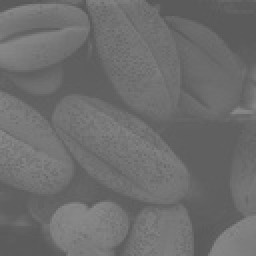
%> input picture CS6680 - Computer Vision/Assignment-2/Food.jpg, 128 x 128 px, shrunk from 500 x 500 before the run (shown 2 times larger)
$ octave script.m   (GNU Octave 9; MATLAB toolbox functions it lacks are replaced by stand-ins)
%> lines starting %> are read from the running program, lines starting %| are printed output that depends on the picture
### CS6680 - Computer Vision/Assignment-2/Scaling.m
function [scaledIm, transFunc] = Scaling(inputIm, range)

    oldMax = double(max(inputIm(:)));
    oldMin = double(min(inputIm(:)));
    deltaOld = oldMax - oldMin;

    if(range(1) < 0 || range(1) > 1 || range(2) < 0 || range(2) > 1 || range(1) >= range(2))
        error('Invalid Range')
    end

    newMin = double(range(1) * 255);
    newMax = double(range(2) * 255);
    deltaNew = newMax - newMin;

    [row, col] = size(inputIm);

    scaledIm = uint8(zeros(row, col));

    pixelMap = containers.Map('KeyType','int32','ValueType','any');

    for i = 1:row
        for j = 1:col
            newPixelValue = ((double((inputIm(i, j)) - oldMin) * deltaNew) / deltaOld) + newMin;
            scaledIm(i, j) = newPixelValue;
            if(isKey(pixelMap, inputIm(i, j)) == 0)
                pixelMap(int32(inputIm(i, j))) = round(newPixelValue);
            end
        end
    end

    transFunc = cell2mat(pixelMap.values);

end

### CS6680 - Computer Vision/Assignment-2/CalHist.m
function [varargout] = CalHist(inputIm, option)

    if(option > 3 || option < 0)
        error('Invalid Option')
    end

%     histArray = zeros(1,255);
    histMap = containers.Map('KeyType','uint32','ValueType','any');

    [row, col] = size(inputIm);
    for i = 1:row
        for j = 1:col
%             histArray(1,inputIm(i,j)+1) = histArray(1,inputIm(i,j)+1)+1;
            if histMap.isKey(inputIm(i,j))
                histMap(inputIm(i,j)) = histMap(inputIm(i,j)) + 1;
            else
                histMap(inputIm(i,j)) = 1;
            end
        end
    end

%     bar(cell2mat(histMap.keys), cell2mat(histMap.values));

    maxValue =  max(cell2mat(histMap.values));
    minValue =  min(cell2mat(histMap.values));

    normalizedValues = zeros(1, length(cell2mat(histMap.values)));

    i = 1;
    for v = cell2mat(histMap.values)
        normalizedValues(1, i) = (v - minValue) / (maxValue - minValue);
        i = i + 1;
    end

%     bar(cell2mat(histMap.keys), normalizedValues);

    histMapNorm = containers.Map(histMap.keys, normalizedValues);

    if(option == 1)
        varargout{1} = histMap;
    elseif(option == 2)
        varargout{1} = histMapNorm;
    elseif(option == 3)
        varargout{1} = histMap;
        varargout{2} = histMapNorm;
    end


end

### CS6680 - Computer Vision/Assignment-2/HistEqualization.m
function [enhancedIm, transFunc] = HistEqualization(inputIm)

[row, col] = size(inputIm);
pixelCount = row * col;

frequency = zeros(256,1);
probability = zeros(256,1);

for i = 1:row
    for j = 1:col
        pixelValue = inputIm(i,j);
        frequency(pixelValue) = frequency(pixelValue) + 1;
        probability(pixelValue) = frequency(pixelValue) / pixelCount;
    end
end


intermediateSum = 0;
cumulativeProbability = zeros(256,1);
outputPixelValues = zeros(256,1);

for i = 1:size(probability)
   intermediateSum = intermediateSum + probability(i);
   cumulativeProbability(i) = intermediateSum;
   outputPixelValues(i) = round(cumulativeProbability(i) * 255);
end

enhancedIm = uint8(zeros(size(inputIm,1), size(inputIm,2)));
for i = 1:row
    for j = 1:col
        enhancedIm(i,j) = outputPixelValues(inputIm(i,j));
    end
end

transFunc = outputPixelValues;

end

### CS6680 - Computer Vision/Assignment-2/script.m
food = imread('food.jpg');
%> food is the input picture: size 128x128 uint8; min 88, max 139, mean 109.1

%%%%%%%%---- Problem 1 ----%%%%%%%%%
display('Solving Problem 1....');
[scaledFood, transFunc] = Scaling(food, [0.0 0.99]);
%> in Scaling, `oldMax = double(max(inputIm(:)));`: oldMax = 139
%> in Scaling, `oldMin = double(min(inputIm(:)));`: oldMin = 88
%> in Scaling, `deltaOld = oldMax - oldMin;`: deltaOld = 51
%> after the loop in Scaling, `for i = 1:row`:
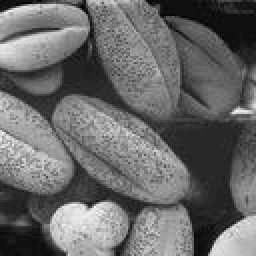
%> scaledIm: size 128x128 uint8 (shown 2 times larger); min 0, max 252, mean 104.4
%> in Scaling, `transFunc = cell2mat(pixelMap.values);`: transFunc = 52 values from 0 to 252
%> transFunc = 52 values from 0 to 252
plot(transFunc)
title('Scaling() transFunc')
xlabel('Pixel number')
ylabel('Pixel value after transformation')
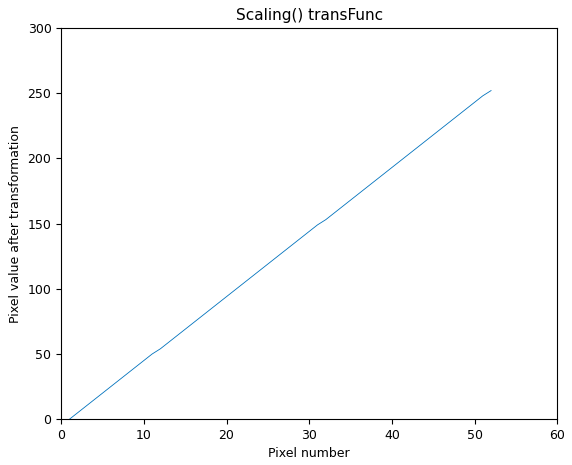
%> figure redrawn from the program's plot data; curve peaks at x = 52, y = 252
fprintf('Problem 1 Solved!\n\n');
pause;

%%%%%%%%---- Problem 2 ----%%%%%%%%%
display('Solving Problem 2....');
figure,
subplot(1,2,1), imshow(scaledFood), title('My Scaled Image');
subplot(1,2,2), imshow(imadjust(food, [double(min(food(:)))/255 double(max(food(:)))/255], [0.0 0.99])), title('Matlabs Scaled Image');
imwrite(imadjust(food, [double(min(food(:)))/255 double(max(food(:)))/255], [0.0 0.99]),'matScaledFood.jpg');
fprintf('Problem 2 Solved!\n\n');
pause;

%%%%%%%%---- Problem 3 ----%%%%%%%%%
display('Solving Problem 3....');
[myHistogram, myNormHistogram] = CalHist(scaledFood, 3); % Calculate both Non-Normalized Histogram and Normalized Histogram for scaledFood
%> in CalHist, `maxValue =  max(cell2mat(histMap.values));`: maxValue = 1158
%> in CalHist, `minValue =  min(cell2mat(histMap.values));`: minValue = 1
%> the loop in CalHist, `for v = cell2mat(histMap.values)` made 52 passes
%> v on passes 1 to 12: 8, 18, 91, 674, 274, 160, 246, 573, 1158, 552, 408, 342
%> after the loop in CalHist, `for v = cell2mat(histMap.values)`: normalizedValues = 52 values, max 1 at index 9, min 0 at index 51, mean 0.271
[matScaledFoodNormHist] = CalHist(imread('matScaledFood.jpg'), 2); % Calculate Normalized Histogram for matScaledFood
%> the loop in CalHist (call 2), `for v = cell2mat(histMap.values)` made 244 passes
%> v on passes 1, 6, 7: 6, 3, 9
figure,
subplot(1,2,1), bar(cell2mat(myNormHistogram.keys), cell2mat(myNormHistogram.values)), title('Normalized Histogram for scaledFood'), xlabel('Pixel Value'), ylabel('Normalized Pixel Count/Frequency');
subplot(1,2,2), bar(cell2mat(matScaledFoodNormHist.keys), cell2mat(matScaledFoodNormHist.values)), title('Normlized Histogram for matScaledFood'), xlabel('Pixel Value'), ylabel('Normalized Pixel Count/Frequency');
%> after `ylabel('Normalized Pixel Count/Frequency')`:
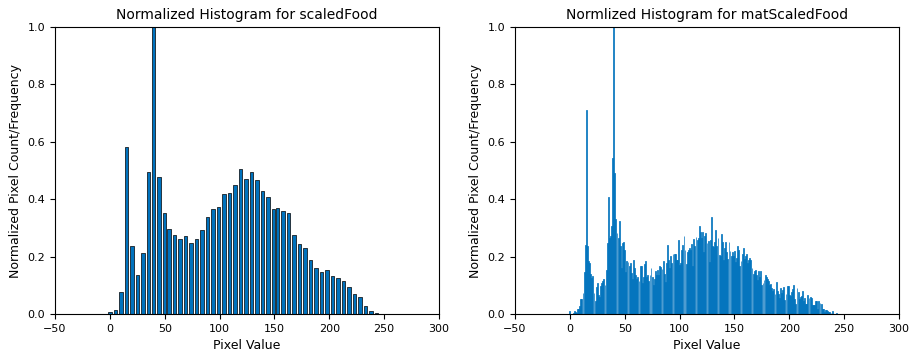
%> figure redrawn from the program's plot data, 2 panels; panel 1: tallest bar 1 high, from x = 38.4 to 41.6; panel 2: tallest bar 1 high, from x = 39.6 to 40.4
fprintf('Problem 3 Solved!\n\n');
pause;

%%%%%%%%---- Problem 4 ----%%%%%%%%%
display('Solving Problem 4....');
tic
[equalizedFood, transFunc] = HistEqualization(food);
%> after the loop in HistEqualization, `for i = 1:row`: frequency = 256 values, max 1158 at index 96, min 0 at index 1, mean 64; probability = 256 values, max 0.0707 at index 96, min 0 at index 1, mean 0.00391
%> after the loop in HistEqualization, `for i = 1:size(probability)`: cumulativeProbability = 256 values from 0 to 1; intermediateSum = 1; outputPixelValues = 256 values from 0 to 255
%> after the loop in HistEqualization, `for i = 1:row`:
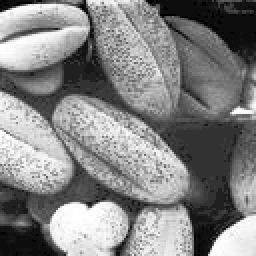
%> enhancedIm: size 128x128 uint8 (shown 2 times larger); min 0, max 255, mean 131.1
%> transFunc = 256 values from 0 to 255
toc
t1 = toc;
fprintf('Problem 4 Solved!\n\n');
pause;

%%%%%%%%---- Problem 5 ----%%%%%%%%%
display('Solving Problem 5....');
tic
[J, T] = histeq(food);
%> T = 256 values from 0 to 1
toc
t2 = toc;
T = round(T * 255);
%> T = 256 values from 0 to 255
tx = round(((t1 - t2) / t2) * 100);
fprintf('~Matlabs inbuilt Histogram Equilization function is %d percent faster than HistEqualization function~\n', tx);
fprintf('~Few of the values produced by HistEqualization function"s transFunc deviate by 1 or 2 in comparison to Matlabs inbuilt histeq"s transFunc~\n');

figure,
subplot(1,2,1), imshow(equalizedFood), title('HistEqualization');
subplot(1,2,2), imshow(histeq(food)), title('histeq()');

range = 0:255;
figure,
plot(range, transpose(transFunc), range, T), title('Transformation functions for HistEqualization & histeq'), xlabel('Pixel Number'), ylabel('Pixel Value')
legend('HistEqualization','histeq')
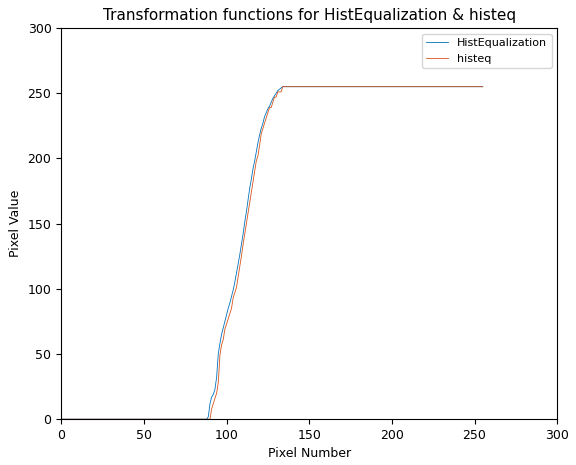
%> figure redrawn from the program's plot data; curve peaks at x = 134, y = 255

fprintf('Problem 5 Solved!\n\n');
pause;
close all;
clear;
disp('---Closed & Cleared---');
